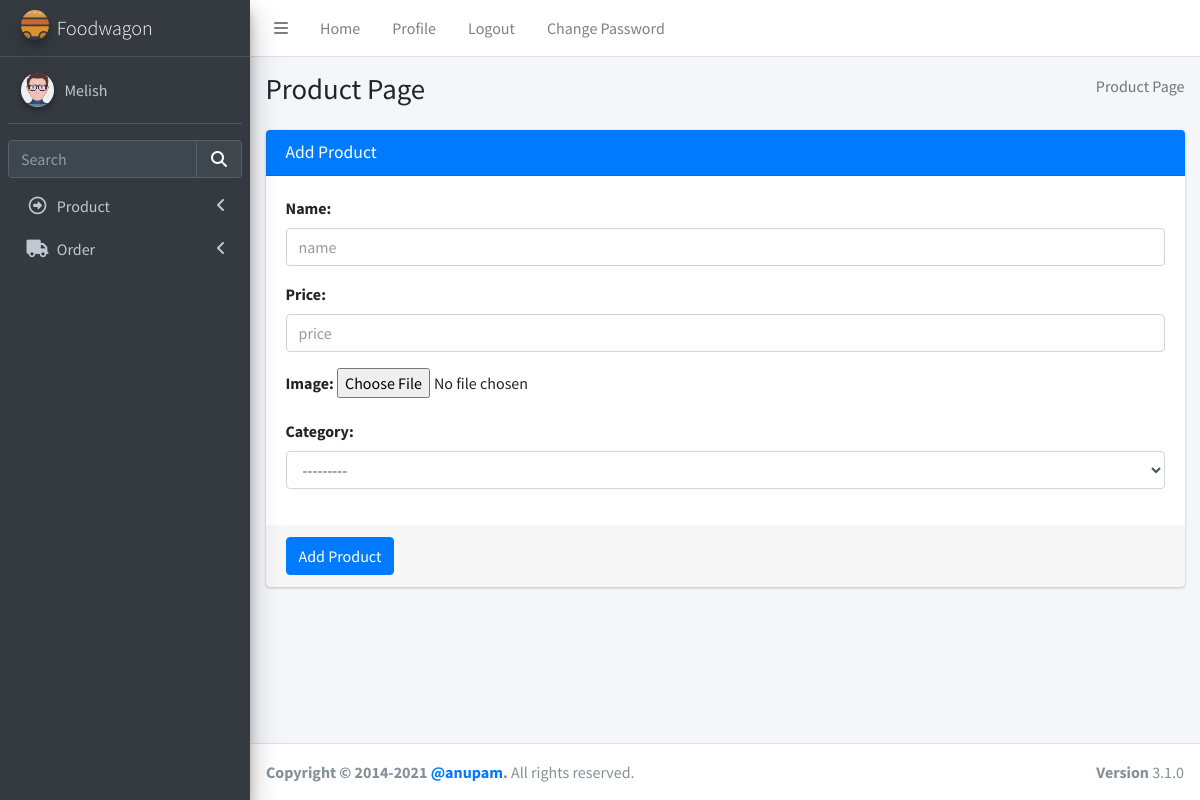
The app's page /admins/admin (signed in) with its own data.
### login/models.py (models this page shows, shortened)
class User(AbstractBaseUser):
    email = models.EmailField(max_length=255, unique=True, default="a@gmail.com")
    address = models.TextField(max_length=30, blank=True)
    first_name = models.TextField(max_length=30, blank=True, default="eg aster")
    last_name = models.TextField(max_length=30, blank=True)
    is_staff = models.BooleanField(default=False)  # non super-user
    is_active = models.BooleanField(default=False)
    admin = models.BooleanField(default=False)  # a superuser
    last_login = models.DateTimeField(blank=True, null=True, verbose_name="last login")
    profile_pic = models.ImageField(blank=True, null=True, upload_to="images/user/")
    USERNAME_FIELD = "email"
    objects = UserManager()

### admins/views.py (the view)
# urls.py: path("admin", views.AdminView.as_view(), name="admins"),
class AdminView(TemplateView):
    template_name = "admin/useradd.html"
    def get(self, request):
        if request.session.has_key("user"):
            semail = request.session["user"]
            verifyUser = User.objects.filter(email=semail).first()
            if verifyUser.admin:
                fm = AdminAddForm()
                additionalinfo = AdditionalInfoForm()
                return render(
                    request,
                    self.template_name,
                    {"form": fm, "additional": additionalinfo},
                )
            else:
                fm = ProductAddForm()
                return render(request, "admin/productadd.html", {"form": fm})
        else:
            return HttpResponseRedirect("../login/")

### product/forms.py (shortened to what this page needs)
class ProductAddForm(forms.ModelForm):
    class Meta:
        model = Product
        fields = ["name", "price", "image", "category"]
        error_messages = {
            "name": {"required": ""},
            "price": {"required": ""},
            "image": {"required": ""},
            "category": {"required": ""},
        }
        widgets = {
            "name": forms.TextInput(
                attrs={
                    "class": "form-control",
                    "placeholder": "name",
                }
            ),
            "price": forms.NumberInput(
                attrs={
                    "class": "form-control",
                    "placeholder": "price",
                }
            ),
            "category": forms.Select(
                attrs={
                    "class": "form-control",
                }
            ),
        }

### product/models.py (called while the page is built)
    def __str__(self):
        return self.name

### templates/admin/productadd.html (shortened to what this page needs)
{%extends "admin/base.html" %} {% load static %}
{% block csspart %}
<link rel="stylesheet" href="{%static 'plugins/fontawesome-free/css/all.min.css' %}" />
<link rel="stylesheet" href="{%static 'dist/css/adminlte.min.css' %}" />
</head>
{% endblock csspart %}
{%block bodycontent%}
<body class="hold-transition sidebar-mini">
  <div class="wrapper">
    <div class="content-wrapper">
      <section class="content-header">
        <div class="container-fluid">
          <div class="row mb-2">
            <div class="col-sm-6">
              <h1>Product Page</h1>
            </div>
            <div class="col-sm-6">
              <ol class="breadcrumb float-sm-right">
                <li class="breadcrumb-item active">Product Page</li>
              </ol>
            </div>
          </div>
        </div>
      </section>
      <section class="content">
        <div class="container-fluid">
          <div class="row">
            <div class="col-md-12">
              <div class="card card-primary">
                <div class="card-header">
                  <h3 class="card-title">Add Product</h3>
                </div>
                <form method="POST" action="{% url 'product:productadd' %}" enctype="multipart/form-data" novalidate>
                  <div class="card-body">
                    {%for formfield in form %}
                    <div class="form-group">
                      {{formfield.label_tag}}
                      {{formfield}}
                    </div>
                    {% endfor%}
                  </div>
                  <div class="card-footer">
                    <button type="submit" class="btn btn-primary">
                      Add Product
                    </button>
                  </div>
                </form>
              </div>
            </div>
          </div>
        </div>
      </section>
    </div>
    {%endblock bodycontent%}

### templates/admin/base.html (shortened to what this page needs)
<!DOCTYPE html>
<html lang="en">
{% load static %}
<head>
  {% block csspart %}{% endblock csspart %}
</head>
{% block nav%}
<div class="wrapper">
  <nav class="main-header navbar navbar-expand navbar-white navbar-light">
    <ul class="navbar-nav">
      <li class="nav-item">
        <a class="nav-link" data-widget="pushmenu" href="#" role="button"><i class="fas fa-bars"></i></a>
      </li>
      <li class="nav-item d-none d-sm-inline-block">
        <a href="#" class="nav-link">Home</a>
      </li>
      <li class="nav-item d-none d-sm-inline-block"><a href="{% url 'admins:profile' user.id %}"
          class="nav-link">Profile</a></li>
      <li class="nav-item d-none d-sm-inline-block"><a href="{% url 'login:logout' %}" class="nav-link">Logout</a></li>
      <li class="nav-item d-none d-sm-inline-block" data-toggle="modal" data-target="#myModal"><a href="#"
          class="nav-link">Change Password</a></li>
    </ul>
  </nav>
  <aside class="main-sidebar sidebar-dark-primary elevation-4">
    <a href="index3.html" class="brand-link">
      <img src="{%static 'assets/img/gallery/logo.svg' %}" alt="AdminLTE Logo"
        class="brand-image img-circle elevation-3" style="opacity: 0.8" />
      <span class="brand-text font-weight-light">Foodwagon</span>
    </a>
    <div class="sidebar">
      <div class="user-panel mt-3 pb-3 mb-3 d-flex">
        <div class="image">
          {%if user.profile_pic %}
          <img src="{{ user.profile_pic.url }}" class="img-circle elevation-2" alt="User Image" />
          {% else %}
          <img src="{% static 'image/user.png' %}" class="img-circle elevation-2" alt="User Image" />
          {% endif %}
        </div>
        <div class="info">
          <a href="{% url 'admins:profile' user.id %}" class="d-block">{{ user.first_name }}</a>
        </div>
      </div>
      <div class="form-inline">
        <div class="input-group" data-widget="sidebar-search">
          <input class="form-control form-control-sidebar" type="search" placeholder="Search" aria-label="Search" />
          <div class="input-group-append">
            <button class="btn btn-sidebar">
              <i class="fas fa-search fa-fw"></i>
            </button>
          </div>
        </div>
      </div>
      <nav class="mt-2">
        <ul class="nav nav-pills nav-sidebar flex-column" data-widget="treeview" role="menu" data-accordion="false">
          <li class="nav-item">
            <a href="#" class="nav-link">
              <i class="nav-icon far fa-arrow-alt-circle-right"></i>
              <p>
                Product
                <i class="fas fa-angle-left right"></i>
              </p>
            </a>
          </li>
          <li class="nav-item">
            <a href="#" class="nav-link">
              <i class="nav-icon fas fa-truck"></i>
              <p>Order<i class="fas fa-angle-left right"></i>
              </p>
            </a>
          </li>
        </ul>
      </nav>
    </div>
  </aside>
  {% endblock nav%}
  {% block bodycontent%}
  {% endblock bodycontent%}
  <footer class="main-footer">
    <strong>Copyright &copy; 2014-2021
      <a href="https://adminlte.io">@anupam</a>.</strong>
    All rights reserved.
    <div class="float-right d-none d-sm-inline-block">
      <b>Version</b> 3.1.0
    </div>
  </footer>
</div>
</body>
</html>

### records on screen
User: profile_pic (picture), first_name "Melish"
